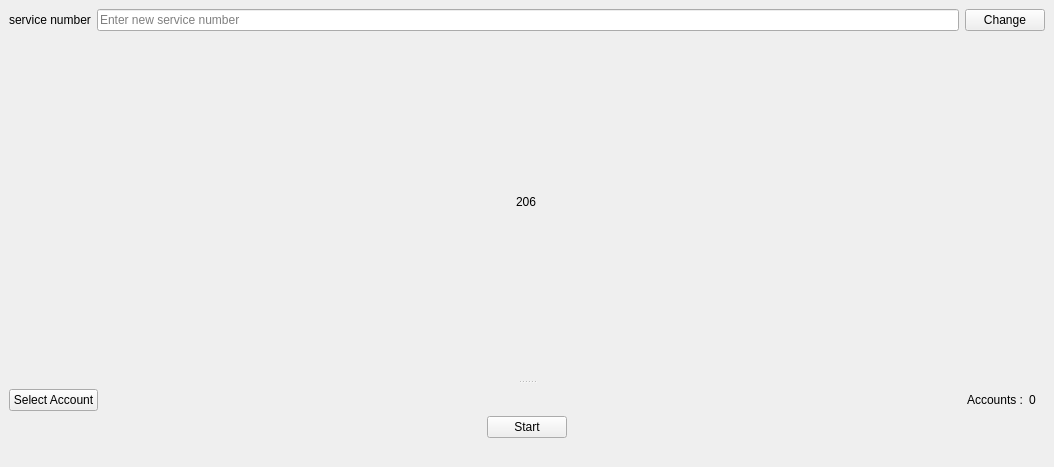
<?xml version="1.0" encoding="UTF-8"?>
<ui version="4.0">
 <class>Form</class>
 <widget class="QWidget" name="Form">
  <property name="geometry">
   <rect>
    <x>0</x>
    <y>0</y>
    <width>1054</width>
    <height>467</height>
   </rect>
  </property>
  <property name="windowTitle">
   <string>Form</string>
  </property>
  <property name="toolTipDuration">
   <number>-1</number>
  </property>
  <layout class="QGridLayout" name="gridLayout">
   <property name="leftMargin">
    <number>0</number>
   </property>
   <property name="topMargin">
    <number>0</number>
   </property>
   <property name="rightMargin">
    <number>0</number>
   </property>
   <property name="bottomMargin">
    <number>0</number>
   </property>
   <property name="spacing">
    <number>0</number>
   </property>
   <item row="0" column="0">
    <widget class="QSplitter" name="splitter">
     <property name="orientation">
      <enum>Qt::Vertical</enum>
     </property>
     <widget class="QWidget" name="widget" native="true">
      <property name="minimumSize">
       <size>
        <width>0</width>
        <height>380</height>
       </size>
      </property>
      <layout class="QVBoxLayout" name="verticalLayout_3">
       <property name="spacing">
        <number>0</number>
       </property>
       <property name="leftMargin">
        <number>0</number>
       </property>
       <property name="topMargin">
        <number>0</number>
       </property>
       <property name="rightMargin">
        <number>0</number>
       </property>
       <property name="bottomMargin">
        <number>0</number>
       </property>
       <item>
        <widget class="QWidget" name="widget_3" native="true">
         <layout class="QVBoxLayout" name="verticalLayout_2">
          <property name="spacing">
           <number>0</number>
          </property>
          <property name="topMargin">
           <number>9</number>
          </property>
          <property name="bottomMargin">
           <number>0</number>
          </property>
          <item alignment="Qt::AlignTop">
           <widget class="QWidget" name="widget_38" native="true">
            <layout class="QHBoxLayout" name="horizontalLayout_9">
             <property name="spacing">
              <number>6</number>
             </property>
             <property name="leftMargin">
              <number>0</number>
             </property>
             <property name="topMargin">
              <number>0</number>
             </property>
             <property name="rightMargin">
              <number>0</number>
             </property>
             <property name="bottomMargin">
              <number>0</number>
             </property>
             <item>
              <widget class="QLabel" name="label_1">
               <property name="text">
                <string>service number</string>
               </property>
              </widget>
             </item>
             <item>
              <widget class="QLineEdit" name="lineEdit">
               <property name="placeholderText">
                <string>Enter new service number</string>
               </property>
              </widget>
             </item>
             <item>
              <widget class="QPushButton" name="pushButton">
               <property name="text">
                <string>Change</string>
               </property>
              </widget>
             </item>
            </layout>
           </widget>
          </item>
          <item alignment="Qt::AlignHCenter|Qt::AlignTop">
           <widget class="QLabel" name="label">
            <property name="text">
             <string>206</string>
            </property>
           </widget>
          </item>
         </layout>
        </widget>
       </item>
      </layout>
     </widget>
     <widget class="QWidget" name="widget_4" native="true">
      <layout class="QVBoxLayout" name="verticalLayout">
       <property name="spacing">
        <number>0</number>
       </property>
       <property name="leftMargin">
        <number>0</number>
       </property>
       <property name="topMargin">
        <number>0</number>
       </property>
       <property name="rightMargin">
        <number>0</number>
       </property>
       <property name="bottomMargin">
        <number>0</number>
       </property>
       <item alignment="Qt::AlignBottom">
        <widget class="QWidget" name="widget_2" native="true">
         <layout class="QVBoxLayout" name="verticalLayout_16">
          <property name="spacing">
           <number>0</number>
          </property>
          <property name="leftMargin">
           <number>0</number>
          </property>
          <property name="topMargin">
           <number>0</number>
          </property>
          <property name="rightMargin">
           <number>0</number>
          </property>
          <property name="bottomMargin">
           <number>0</number>
          </property>
          <item>
           <widget class="QWidget" name="widget_Select" native="true">
            <layout class="QHBoxLayout" name="horizontalLayout_4">
             <property name="spacing">
              <number>0</number>
             </property>
             <property name="topMargin">
              <number>0</number>
             </property>
             <property name="bottomMargin">
              <number>0</number>
             </property>
             <item alignment="Qt::AlignLeft">
              <widget class="QPushButton" name="Select_Account">
               <property name="text">
                <string>Select Account</string>
               </property>
              </widget>
             </item>
             <item alignment="Qt::AlignRight">
              <widget class="QWidget" name="widget_5" native="true">
               <layout class="QHBoxLayout" name="horizontalLayout_3">
                <item>
                 <widget class="QLabel" name="Accounts">
                  <property name="text">
                   <string>Accounts :</string>
                  </property>
                 </widget>
                </item>
                <item>
                 <widget class="QLabel" name="Number_Account">
                  <property name="text">
                   <string>0</string>
                  </property>
                 </widget>
                </item>
               </layout>
              </widget>
             </item>
            </layout>
           </widget>
          </item>
          <item alignment="Qt::AlignHCenter|Qt::AlignVCenter">
           <widget class="QPushButton" name="Start">
            <property name="styleSheet">
             <string notr="true">QPushButton:checked{
background-color: rgb(255, 0, 0);
}
</string>
            </property>
            <property name="text">
             <string>Start</string>
            </property>
            <property name="checkable">
             <bool>true</bool>
            </property>
           </widget>
          </item>
         </layout>
        </widget>
       </item>
       <item>
        <widget class="QWidget" name="widget_Info" native="true"/>
       </item>
      </layout>
     </widget>
    </widget>
   </item>
  </layout>
 </widget>
 <resources/>
 <connections/>
</ui>
